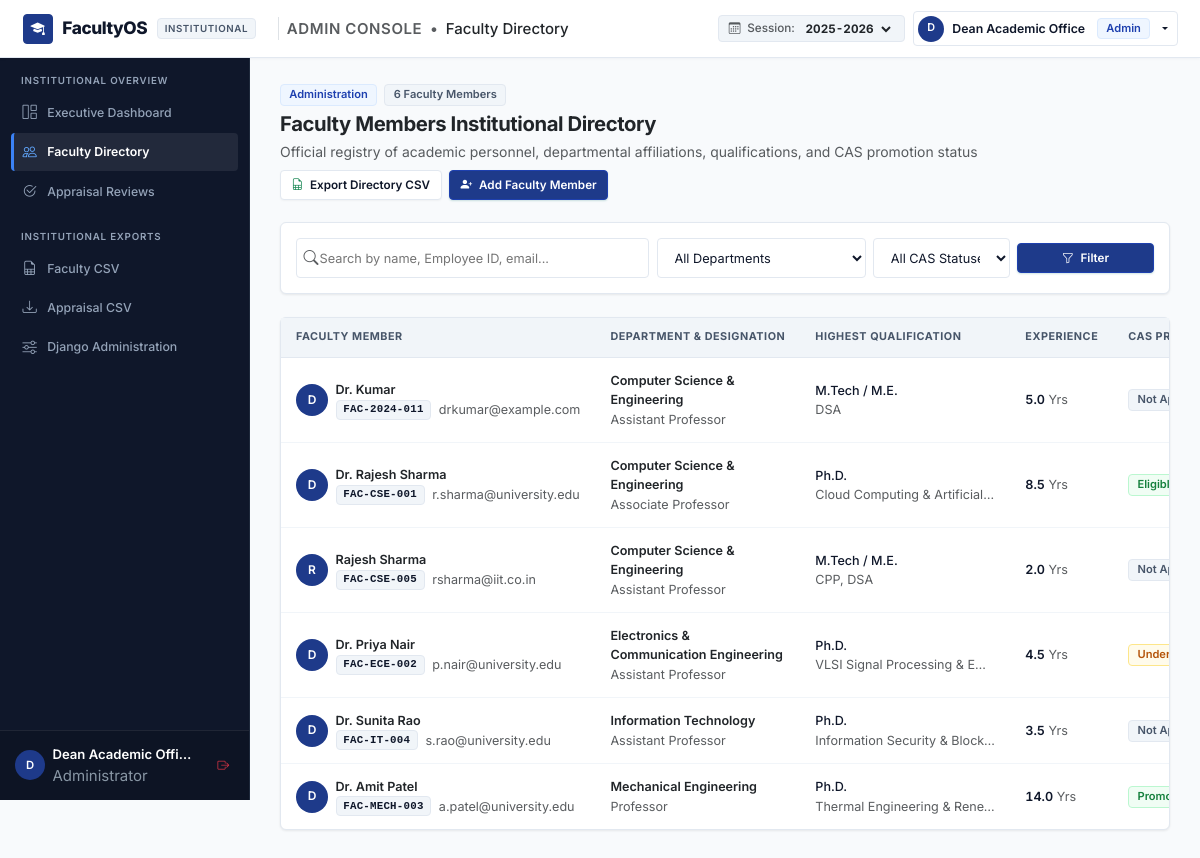
/admin-portal/faculty/ (signed in), run on an earlier commit of the app's database.
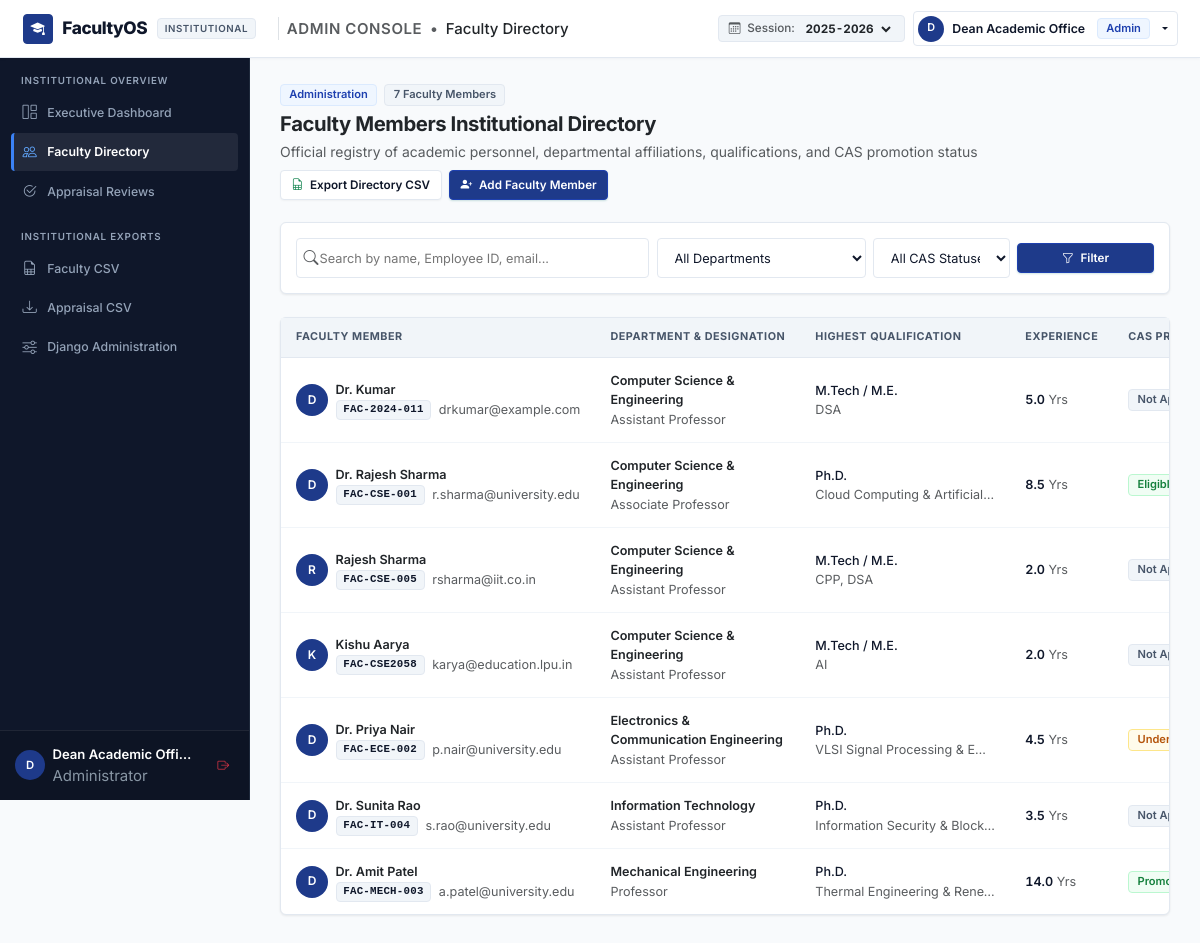
And on a later commit of the database.
### appraisal/models.py (models this page shows, shortened)
class FacultyProfile(models.Model):
    DEPARTMENT_CHOICES = [
        ('CSE', 'Computer Science & Engineering'),
        ('IT', 'Information Technology'),
        ('ECE', 'Electronics & Communication Engineering'),
        ('EEE', 'Electrical & Electronics Engineering'),
        ('MECH', 'Mechanical Engineering'),
        ('CIVIL', 'Civil Engineering'),
        ('MGMT', 'Management Studies'),
        ('BSH', 'Basic Sciences & Humanities'),
    ]
    DESIGNATION_CHOICES = [
        ('Assistant Professor', 'Assistant Professor'),
        ('Associate Professor', 'Associate Professor'),
        ('Professor', 'Professor'),
        ('Senior Professor', 'Senior Professor'),
        ('Head of Department', 'Head of Department'),
    ]
    QUALIFICATION_CHOICES = [
        ('Ph.D.', 'Doctor of Philosophy (Ph.D.)'),
        ('M.Tech / M.E.', 'Master of Technology / Engineering'),
        ('M.Sc.', 'Master of Science'),
        ('MBA', 'Master of Business Administration'),
        ('M.Phil', 'Master of Philosophy'),
        ('B.Tech / B.E.', 'Bachelor of Technology / Engineering'),
    ]
    PROMOTION_STATUS_CHOICES = [
        ('Not Applied', 'Not Applied'),
        ('Under Review', 'Under Review'),
        ('Eligible for Promotion', 'Eligible for Promotion'),
        ('Promoted', 'Promoted'),
        ('Not Eligible', 'Not Eligible'),
    ]
    user = models.OneToOneField(User, on_delete=models.CASCADE, related_name='faculty_profile')
    employee_id = models.CharField(max_length=20, unique=True, verbose_name="Faculty / Employee ID")
    department = models.CharField(max_length=20, choices=DEPARTMENT_CHOICES, default='CSE')
    designation = models.CharField(max_length=50, choices=DESIGNATION_CHOICES, default='Assistant Professor')
    highest_qualification = models.CharField(max_length=50, choices=QUALIFICATION_CHOICES, default='M.Tech / M.E.')
    specialization = models.CharField(max_length=150, help_text="Area of expertise/specialization")
    date_of_joining = models.DateField(default=timezone.now)
    experience_years = models.DecimalField(max_digits=4, decimal_places=1, default=1.0, help_text="Total teaching experience in years")
    contact_number = models.CharField(max_length=15, blank=True)
    address = models.TextField(blank=True)
    promotion_status = models.CharField(max_length=30, choices=PROMOTION_STATUS_CHOICES, default='Not Applied')
    promotion_eligible_date = models.DateField(null=True, blank=True)
    created_at = models.DateTimeField(auto_now_add=True)
    updated_at = models.DateTimeField(auto_now=True)
    class Meta:
        ordering = ['employee_id']
        verbose_name = "Faculty Profile"
        verbose_name_plural = "Faculty Profiles"

### appraisal/views.py (the view, shortened to what this page needs)
# urls.py: path('admin-portal/faculty/', views.admin_faculty_list, name='admin_faculty_list'),
@admin_required
def admin_faculty_list(request):
    profiles = FacultyProfile.objects.select_related('user').all()
    search_query = request.GET.get('q', '').strip()
    dept_filter = request.GET.get('department', '').strip()
    status_filter = request.GET.get('promotion_status', '').strip()
    if dept_filter:
        profiles = profiles.filter(department=dept_filter)
    if status_filter:
        profiles = profiles.filter(promotion_status=status_filter)
    context = {
        'profiles': profiles,
        'search_query': search_query,
        'dept_filter': dept_filter,
        'status_filter': status_filter,
        'department_choices': FacultyProfile.DEPARTMENT_CHOICES,
        'promotion_choices': FacultyProfile.PROMOTION_STATUS_CHOICES,
    }
    return render(request, 'admin_portal/faculty_list.html', context)

### appraisal/views.py (called while the page is built)
def admin_required(view_func):
    @wraps(view_func)
    def wrapper(request, *args, **kwargs):
        if not request.user.is_authenticated:
            return redirect('login')
        if not (request.user.is_staff or request.user.is_superuser):
            messages.error(request, "Access restricted to administrators only.")
            return redirect('dashboard_redirect')
        return view_func(request, *args, **kwargs)
    return wrapper

### templates/admin_portal/faculty_list.html (shortened to what the changed rows need)
{% extends 'base.html' %}
{% block content %}
<div class="container-fluid px-0">
    <div class="d-flex justify-content-between align-items-center mb-4 flex-wrap gap-2">
        <div>
            <div class="d-flex align-items-center gap-2 mb-1">
                <span class="saas-badge saas-badge-blue">Administration</span>
                <span class="saas-badge saas-badge-neutral">{{ profiles.count }} Faculty Members</span>
            </div>
            <h1 class="h4 fw-bold mb-0 text-dark">Faculty Members Institutional Directory</h1>
        </div>
    </div>
    <div class="saas-card">
        <div class="saas-card-body p-0">
            {% if profiles %}
                <div class="table-responsive">
                    <table class="saas-table" style="min-width: 900px;">
                        <thead>
                            <tr>
                                <th style="min-width: 250px;">Faculty Member</th>
                                <th style="min-width: 180px;">Department &amp; Designation</th>
                                <th style="min-width: 170px;">Highest Qualification</th>
                                <th style="min-width: 100px;">Experience</th>
                                <th style="min-width: 160px;">CAS Promotion Status</th>
                            </tr>
                        </thead>
                        <tbody>
                            {% for p in profiles %}
                                <tr>
                                    <td>
                                        <div class="d-flex align-items-center gap-2">
                                            <div class="user-avatar-initials flex-shrink-0" style="width: 32px; height: 32px; font-size: 0.8rem;">
                                                {% if p.user.first_name %}{{ p.user.first_name|slice:":1" }}{% else %}{{ p.user.username|slice:":1"|upper }}{% endif %}
                                            </div>
                                            <div>
                                                <div class="fw-semibold text-dark">{{ p.user.get_full_name|default:p.user.username }}</div>
                                                <div class="extra-small text-muted d-flex align-items-center gap-2 mt-0.5">
                                                    <span class="employee-id-pill font-mono">{{ p.employee_id }}</span>
                                                    <span class="text-truncate" style="max-width: 160px;">{{ p.user.email }}</span>
                                                </div>
                                            </div>
                                        </div>
                                    </td>
                                    <td>
                                        <div class="fw-semibold text-dark">{{ p.get_department_display }}</div>
                                        <div class="extra-small text-muted">{{ p.designation }}</div>
                                    </td>
                                    <td>
                                        <span class="extra-small fw-medium">{{ p.highest_qualification }}</span>
                                        <div class="extra-small text-muted text-truncate" style="max-width: 180px;">{{ p.specialization }}</div>
                                    </td>
                                    <td>
                                        <span class="fw-semibold font-mono">{{ p.experience_years }}</span> <span class="extra-small text-muted">Yrs</span>
                                    </td>
                                    <td>
                                        <span class="saas-badge {% if p.promotion_status == 'Eligible for Promotion' or p.promotion_status == 'Promoted' %}saas-badge-green{% elif p.promotion_status == 'Under Review' %}saas-badge-amber{% else %}saas-badge-neutral{% endif %}">
                                            {{ p.promotion_status }}
                                        </span>
                                    </td>
                                </tr>
                            {% endfor %}
                        </tbody>
                    </table>
                </div>
            {% endif %}
        </div>
    </div>
</div>
{% endblock %}

What changed in the data, as far as the page shows it:
added FacultyProfile: user.first_name "K", user.get_full_name "Kishu Aarya", employee_id "FAC-CSE2058", user.email "karya@education.lpu.in", department "Computer Science & Engineering", designation "Assistant Professor", highest_qualification "M.Tech / M.E.", specialization "AI", experience_years "2.0", promotion_status "Not…"
Also different on the page:
{{ profiles.count }}: "6" → "7"
